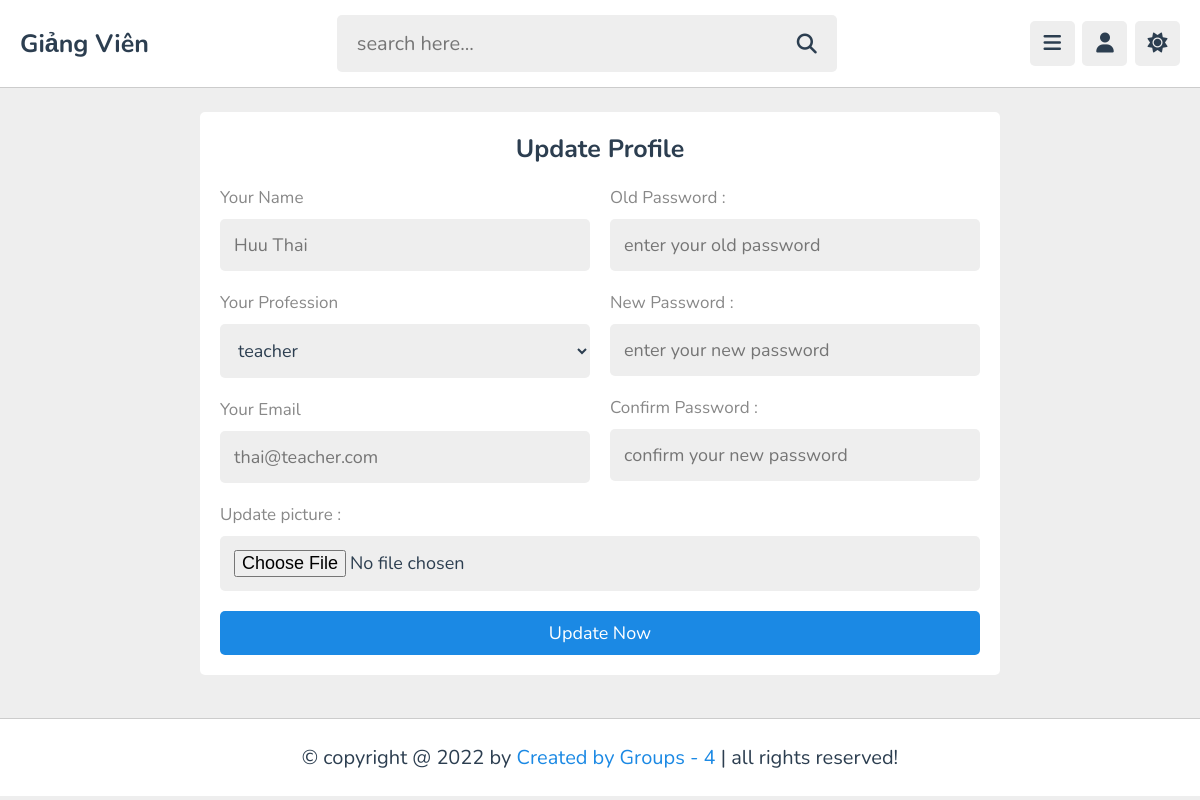
Screenshot of /admin/update.php (signed in) with the database file from the repository.
### tables this page shows
CREATE TABLE `tutors` (
  `id` varchar(20) NOT NULL,
  `name` varchar(50) NOT NULL,
  `profession` varchar(50) NOT NULL,
  `email` varchar(50) NOT NULL,
  `password` varchar(50) NOT NULL,
  `image` varchar(100) NOT NULL
);

### admin/update.php (the view, shortened to what this page needs)
<?php
   include '../components/connect.php';
?>
<!DOCTYPE html>
<html lang="en">
<head>
   <link rel="stylesheet" href="https://cdnjs.cloudflare.com/ajax/libs/font-awesome/6.2.0/css/all.min.css">
   <link rel="stylesheet" href="../css/admin_style.css">
</head>
<body>
<?php include '../components/admin_header.php'; ?>
<section class="form-container" style="min-height: calc(100vh - 19rem);">
   <form class="register" action="" method="post" enctype="multipart/form-data">
      <h3>Update Profile</h3>
      <div class="flex">
         <div class="col">
            <p>Your Name </p>
            <input type="text" name="name" placeholder="<?= $fetch_profile['name']; ?>" maxlength="50"  class="box">
            <p>Your Profession </p>
            <select name="profession" class="box">
               <option value="" selected><?= $fetch_profile['profession']; ?></option>
            </select>
            <p>Your Email </p>
            <input type="email" name="email" placeholder="<?= $fetch_profile['email']; ?>" maxlength="20"  class="box">
         </div>
         <div class="col">
            <p>Old Password :</p>
            <input type="password" name="old_pass" placeholder="enter your old password" maxlength="20"  class="box">
            <p>New Password :</p>
            <input type="password" name="new_pass" placeholder="enter your new password" maxlength="20"  class="box">
            <p>Confirm Password :</p>
            <input type="password" name="cpass" placeholder="confirm your new password" maxlength="20"  class="box">
         </div>
      </div>
      <p>Update picture :</p>
      <input type="file" name="image" accept="image/*"  class="box">
      <input type="submit" name="submit" value="update now" class="btn">
   </form>
</section>
<?php include '../components/footer.php'; ?>
</body>
</html>

### css/admin_style.css (style rules this page uses)
:root { --main-color:#1b89e4; --red:#e74c3c; --oragen:#f39c12; --white:#fff; --black:#2c3e50; --light-color:#888; --light-bg:#eee; --border:.1rem solid rgba(0,0,0,.2); }
* { font-family: 'Nunito', sans-serif; margin: 0; padding: 0; box-sizing: border-box; outline: none; border: none; text-decoration: none; }
html { font-size: 62.5%; overflow-x: hidden; }
body { background-color: var(--light-bg); padding-left: 30rem; }
section { padding:2rem; max-width: 1200px; margin: 0 auto; }
.btn, .option-btn, .delete-btn, .inline-btn, .inline-option-btn, .inline-delete-btn { border-radius: .5rem; padding: 1rem 3rem; font-size: 1.8rem; color: #fff; margin-top: 1rem; text-transform: capitalize; cursor: pointer; text-align: center; }
.btn, .option-btn, .delete-btn { display: block; width: 100%; }
.btn, .inline-btn { background-color: var(--main-color); }
.form-container { display: flex; align-items: center; justify-content: center; min-height: 100vh; }
.form-container form { background-color: var(--white); border-radius: .5rem; padding: 2rem; }
.form-container .register { width: 80rem; }
.form-container form h3 { text-align: center; font-size: 2.5rem; margin-bottom: 1rem; color: var(--black); text-transform: capitalize; }
.form-container form p { padding-top: 1rem; font-size: 1.7rem; color: var(--light-color); }
.form-container form .box { width: 100%; border-radius: .5rem; margin: 1rem 0; font-size: 1.8rem; color: var(--black); padding: 1.4rem; background-color: var(--light-bg); }
.form-container .flex { display: flex; gap: 2rem; }
.form-container .flex .col { flex: 1 1 25rem; }
@media (max-width:1200px) { body { padding-left: 0; } }

### rows the page displays
tutors: name "Huu Thai", profession "teacher", email "thai@teacher.com"
